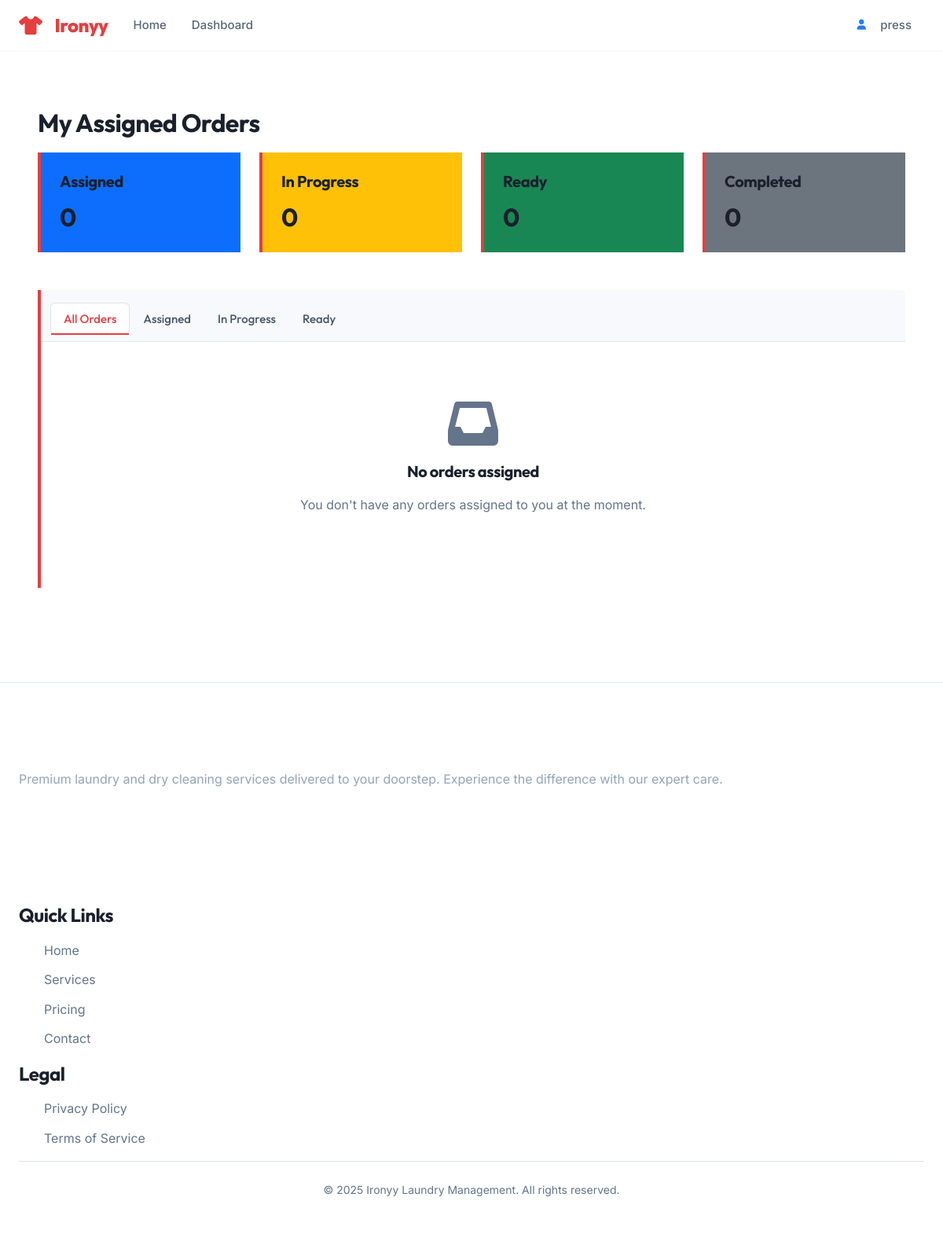
Page /orders/dashboard/press/ (signed in) on the earlier database version.
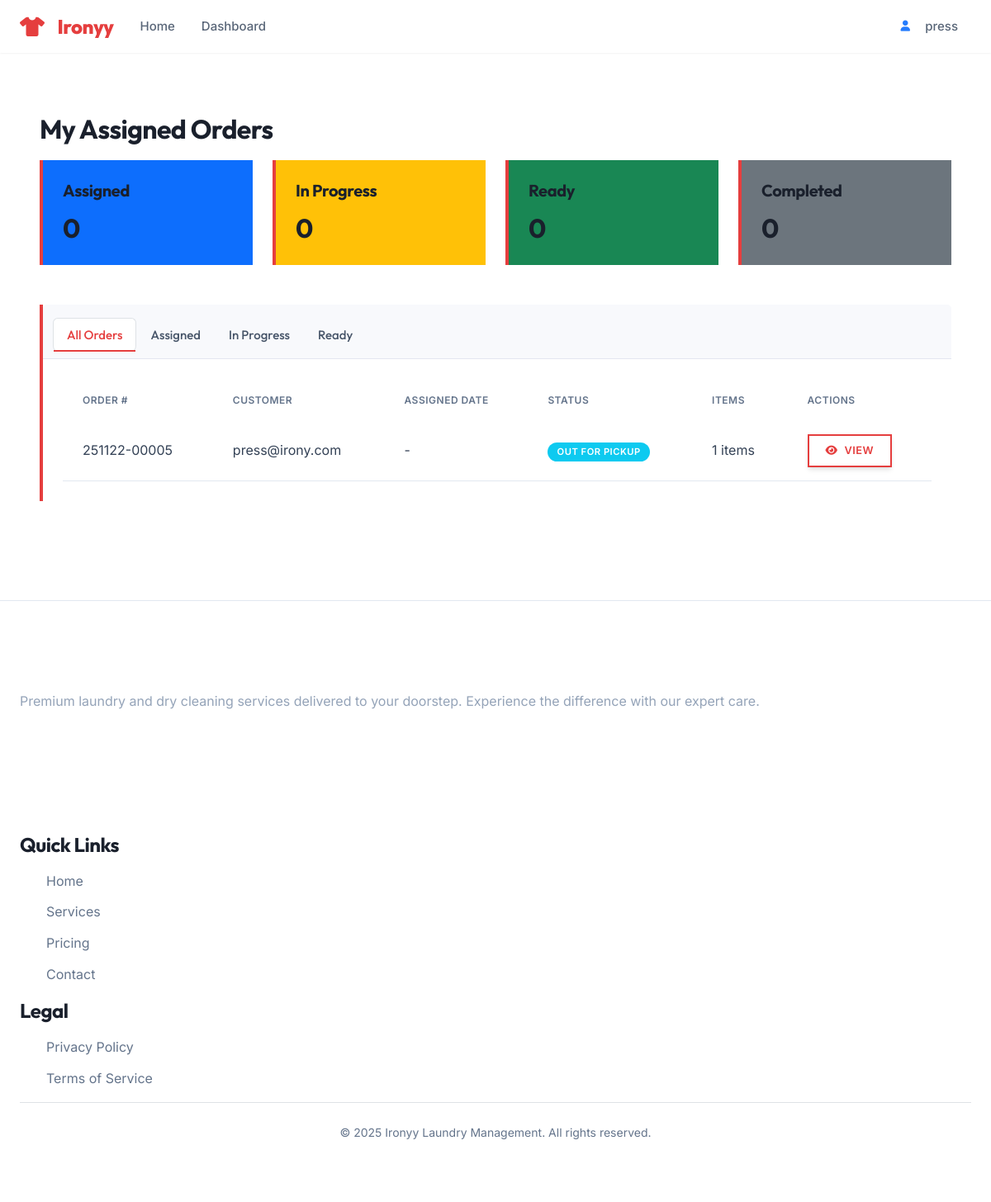
Same page on the later database version.
### orders/models.py (models this page shows, shortened)
class Order(models.Model):
    class Status(models.TextChoices):
        DRAFT = 'draft', _('Draft')
        PENDING = 'pending', _('Pending Payment')
        CONFIRMED = 'confirmed', _('Confirmed')
        SCHEDULED_FOR_PICKUP = 'scheduled_for_pickup', _('Scheduled for Pickup')
        OUT_FOR_PICKUP = 'out_for_pickup', _('Out for Pickup')
        PICKED_UP = 'picked_up', _('Picked Up')
        PROCESSING = 'processing', _('In Progress')
        READY = 'ready', _('Ready for Delivery')
        OUT_FOR_DELIVERY = 'out_for_delivery', _('Out for Delivery')
        COMPLETED = 'completed', _('Completed')
        CANCELLED = 'cancelled', _('Cancelled')
        REFUNDED = 'refunded', _('Refunded')
        FAILED = 'failed', _('Failed')
    class PaymentStatus(models.TextChoices):
        PENDING = 'pending', _('Pending')
        AUTHORIZED = 'authorized', _('Authorized')
        PAID = 'paid', _('Paid')
        PARTIALLY_REFUNDED = 'partially_refunded', _('Partially Refunded')
        REFUNDED = 'refunded', _('Refunded')
        VOIDED = 'voided', _('Voided')
        FAILED = 'failed', _('Failed')
    class DeliveryType(models.TextChoices):
        PICKUP = 'pickup', _('Pickup')
        DELIVERY = 'delivery', _('Delivery')
    customer = models.ForeignKey(
        User,
        on_delete=models.PROTECT,
        related_name='orders',
        verbose_name=_('customer')
    )
    order_number = models.CharField(
        _('order number'),
        max_length=20,
        unique=True,
        db_index=True
    )
    status = models.CharField(
        _('status'),
        max_length=20,
        choices=Status.choices,
        default=Status.DRAFT,
        db_index=True
    )
    payment_status = models.CharField(
        _('payment status'),
        max_length=20,
        choices=PaymentStatus.choices,
        default=PaymentStatus.PENDING,
        db_index=True
    )
    delivery_type = models.CharField(
        _('delivery type'),
        max_length=10,
        choices=DeliveryType.choices,
        default=DeliveryType.PICKUP
    )
    pickup_address = models.TextField(_('pickup address'), blank=True)
    delivery_address = models.TextField(_('delivery address'), blank=True)
    preferred_pickup_date = models.DateField(_('preferred pickup date'), null=True, blank=True)
    preferred_delivery_date = models.DateField(_('preferred delivery date'), null=True, blank=True)
    subtotal = models.DecimalField(
        _('subtotal'),
        max_digits=10,
        decimal_places=2,
        default=Decimal('0.00')
    )
    tax_amount = models.DecimalField(
        _('tax amount'),
        max_digits=10,
        decimal_places=2,
        default=Decimal('0.00')
    )
    shipping_cost = models.DecimalField(
        _('shipping cost'),
        max_digits=10,
        decimal_places=2,
        default=Decimal('0.00')
    )
    discount_amount = models.DecimalField(
        _('discount amount'),
        max_digits=10,
        decimal_places=2,
        default=Decimal('0.00')
    )
    total_amount = models.DecimalField(
        _('total amount'),
        max_digits=10,
        decimal_places=2,
        default=Decimal('0.00')
    )
    assigned_staff = models.ForeignKey(
        User,
        on_delete=models.SET_NULL,
        null=True,
        blank=True,
        related_name='assigned_orders',
        verbose_name=_('assigned staff')
    )
    delivery_person = models.ForeignKey(
        User,
        on_delete=models.SET_NULL,
        null=True,
        blank=True,
        related_name='delivery_orders',
        verbose_name=_('delivery person')
    )
    created_at = models.DateTimeField(_('created at'), auto_now_add=True)
    updated_at = models.DateTimeField(_('updated at'), auto_now=True)
    confirmed_at = models.DateTimeField(_('confirmed at'), null=True, blank=True)
    completed_at = models.DateTimeField(_('completed at'), null=True, blank=True)
    cancelled_at = models.DateTimeField(_('cancelled at'), null=True, blank=True)
    special_instructions = models.TextField(_('special instructions'), blank=True)
    internal_notes = models.TextField(_('internal notes'), blank=True)
    cancellation_reason = models.TextField(_('cancellation reason'), blank=True)
    payment_method = models.CharField(_('payment method'), max_length=50, blank=True)
    payment_reference = models.CharField(_('payment reference'), max_length=100, blank=True)
    payment_date = models.DateTimeField(_('payment date'), null=True, blank=True)
    class Meta:
        ordering = ['-created_at']

### accounts/models.py (models this page shows, shortened)
class User(AbstractUser):
    class Role(models.TextChoices):
        CUSTOMER = 'CUSTOMER', _('Customer')
        PRESS = 'PRESS', _('Press Person')
        DELIVERY = 'DELIVERY', _('Delivery Partner')
        ADMIN = 'ADMIN', _('Admin')
    username = None
    email = models.EmailField(
        _('email address'),
        unique=True,
        error_messages={
            'unique': _('A user with that email already exists.'),
        },
    )
    role = models.CharField(
        _('user role'),
        max_length=20,
        choices=Role.choices,
        default=Role.CUSTOMER,
        help_text=_('Designates the role of the user in the system.')
    )
    phone_regex = RegexValidator(
        regex=r'^\+?1?\d{9,15}$',
        message=_("Phone number must be entered in the format: '+999999999'. Up to 15 digits allowed.")
    )
    phone_number = models.CharField(
        _('phone number'),
        validators=[phone_regex],
        max_length=17,
        blank=True,
        null=True,
        help_text=_('Enter a valid phone number (e.g., +1234567890)')
    )
    is_active = models.BooleanField(
        _('active'),
        default=True,
        help_text=_(
            'Designates whether this user should be treated as active. '
            'Unselect this instead of deleting accounts.'
        ),
    )
    email_verified = models.BooleanField(
        _('email verified'),
        default=False,
        help_text=_('Designates whether this user has verified their email address.')
    )
    date_joined = models.DateTimeField(_('date joined'), default=timezone.now)
    last_login = models.DateTimeField(_('last login'), blank=True, null=True)
    updated_at = models.DateTimeField(_('updated at'), auto_now=True)
    USERNAME_FIELD = 'email'
    REQUIRED_FIELDS = ['first_name', 'last_name']
    objects = UserManager()
    class Meta(AbstractUser.Meta):
        verbose_name = _('user')
        verbose_name_plural = _('users')
        ordering = ['-date_joined']
        swappable = 'AUTH_USER_MODEL'
        permissions = [
            ('view_dashboard', 'Can view dashboard'),
            ('manage_users', 'Can manage users'),
            ('manage_orders', 'Can manage orders'),
        ]
    def get_full_name(self):
        full_name = f"{self.first_name} {self.last_name}"
        return full_name.strip()
    def get_short_name(self):
        return self.first_name or self.email.split('@')[0]
    @property
    def is_customer(self):
        return self.role == self.Role.CUSTOMER

### orders/views_dashboards.py (the view, shortened to what this page needs)
# urls.py: path('press/', views.PressDashboardView.as_view(), name='press_dashboard'),
class PressDashboardView(LoginRequiredMixin, UserPassesTestMixin, ListView):
    model = Order
    template_name = 'orders/press_dashboard.html'
    context_object_name = 'orders'
    paginate_by = 10
    def test_func(self):
        return self.request.user.role in ['PRESS', 'ADMIN']
    def get_queryset(self):
        from django.contrib.auth import get_user_model
        User = get_user_model()
        show_all = self.request.GET.get('show_all') == '1'
        if show_all and self.request.user.role == 'ADMIN':
            press_staff = User.objects.filter(role='PRESS')
            queryset = Order.objects.filter(assigned_staff__in=press_staff)
        else:
            queryset = Order.objects.filter(assigned_staff=self.request.user)
        status = self.request.GET.get('status')
        return queryset.order_by('-created_at')
    def get_context_data(self, **kwargs):
        context = super().get_context_data(**kwargs)
        from django.contrib.auth import get_user_model
        User = get_user_model()
        press_staff = User.objects.filter(role='PRESS')
        press_orders = Order.objects.filter(assigned_staff__in=press_staff)
        context.update({
            'assigned_count': press_orders.filter(status='assigned').count(),
            'in_progress_count': press_orders.filter(status='processing').count(),
            'ready_count': press_orders.filter(status='ready').count(),
            'completed_count': press_orders.filter(status='completed').count(),
            'active_tab': 'press_dashboard',
            'show_assigned_to': True,  # Flag to show assigned staff column in template
        })
        return context

### orders/templates/orders/press_dashboard.html (shortened to what the changed rows need)
{% extends 'orders/base_orders.html' %}
{% load static %}
{% block content %}
<div class="container mt-4">
    <div class="row">
        <div class="col-md-12">
            <h2>My Assigned Orders</h2>
            <div class="row mb-4">
                <div class="col-md-3">
                    <div class="card bg-primary text-white mb-4">
                        <div class="card-body">
                            <h2 class="mb-0">{{ assigned_count }}</h2>
                        </div>
                    </div>
                </div>
                <div class="col-md-3">
                    <div class="card bg-warning text-white mb-4">
                        <div class="card-body">
                            <h2 class="mb-0">{{ in_progress_count }}</h2>
                        </div>
                    </div>
                </div>
                <div class="col-md-3">
                    <div class="card bg-success text-white mb-4">
                        <div class="card-body">
                            <h2 class="mb-0">{{ ready_count }}</h2>
                        </div>
                    </div>
                </div>
                <div class="col-md-3">
                    <div class="card bg-secondary text-white mb-4">
                        <div class="card-body">
                            <h2 class="mb-0">{{ completed_count }}</h2>
                        </div>
                    </div>
                </div>
            </div>
            <div class="card">
                <div class="card-body">
                    {% if orders %}
                        <div class="table-responsive">
                            <table class="table table-hover">
                                <thead>
                                    <tr>
                                        <th>Order #</th>
                                        <th>Customer</th>
                                        <th>Assigned Date</th>
                                        <th>Status</th>
                                        <th>Items</th>
                                        <th>Actions</th>
                                    </tr>
                                </thead>
                                <tbody>
                                    {% for order in orders %}
                                    <tr>
                                        <td>{{ order.order_number }}</td>
                                        <td>{{ order.customer.get_full_name|default:order.customer.email }}</td>
                                        <td>{{ order.assigned_at|date:"M d, Y"|default:"-" }}</td>
                                        <td>
                                            <span class="badge {% if order.status == 'completed' %}bg-success{% elif order.status == 'cancelled' %}bg-danger{% else %}bg-info{% endif %}">
                                                {{ order.get_status_display }}
                                            </span>
                                        </td>
                                        <td>{{ order.items.count }} items</td>
                                        <td>
                                            <a href="{% url 'orders:detail' order.pk %}" class="btn btn-sm btn-outline-primary">
                                                <i class="fas fa-eye"></i> View
                                            </a>
                                        </td>
                                    </tr>
                                    {% endfor %}
                                </tbody>
                            </table>
                        </div>
                    {% else %}
                        <div class="text-center py-5">
                            <i class="fas fa-inbox fa-4x text-muted mb-3"></i>
                            <h5>No orders assigned</h5>
                            <p class="text-muted">You don't have any orders assigned to you at the moment.</p>
                        </div>
                    {% endif %}
                </div>
            </div>
        </div>
    </div>
</div>
{% endblock %}

Differences in the rows shown:
added Order: order_number "251122-00005", customer.get_full_name "press@irony.com", assigned_at "-", status "OUT FOR PICKUP", items.count "1"
Other differences:
text no longer shown: "No orders assigned You don't have any orders assigned to you at the moment."
text now shown: "ORDER # CUSTOMER ASSIGNED DATE STATUS ITEMS ACTIONS"
